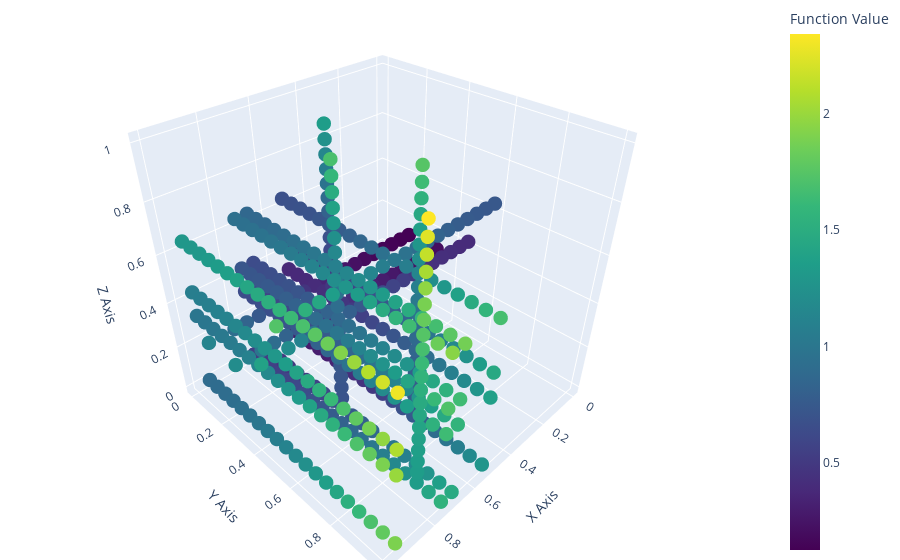

Write notebook code for a chart like this one.
### Code cell
f = 3
N = 20

tn = tensor_train_graph(f, r = 4, N = N)
T = tn_grid(tn, [np.linspace(0, 1, N)] * f)

print(tn.nodes)
print(tn.edges)
plot_tt_diagram(tn)
plot_tn_xyz(tn, fun)

### Figure 1 — Plotly figure (JSON) as saved in the notebook; plotly's stock layout.template omitted (floating-point values rounded to 4 significant figures; data arrays with more than 128 entries replaced by an {"elided": "..."} marker saying what was removed)
{"data": [{"marker": {"color": {"elided": "480 float values"}, "colorbar": {"title": {"text": "Function Value"}}, "colorscale": [[0, "#440154"], [0.1111, "#482878"], [0.2222, "#3e4989"], [0.3333, "#31688e"], [0.4444, "#26828e"], [0.5556, "#1f9e89"], [0.6667, "#35b779"], [0.7778, "#6ece58"], [0.8889, "#b5de2b"], [1, "#fde725"]], "size": 5}, "mode": "markers", "type": "scatter3d", "x": {"elided": "480 float values"}, "y": {"elided": "480 float values"}, "z": {"elided": "480 float values"}}], "layout": {"margin": {"b": 0, "l": 0, "r": 0, "t": 0}, "scene": {"aspectmode": "cube", "xaxis": {"autorange": true, "title": {"text": "X Axis"}}, "yaxis": {"autorange": true, "title": {"text": "Y Axis"}}, "zaxis": {"autorange": true, "title": {"text": "Z Axis"}}}}}
